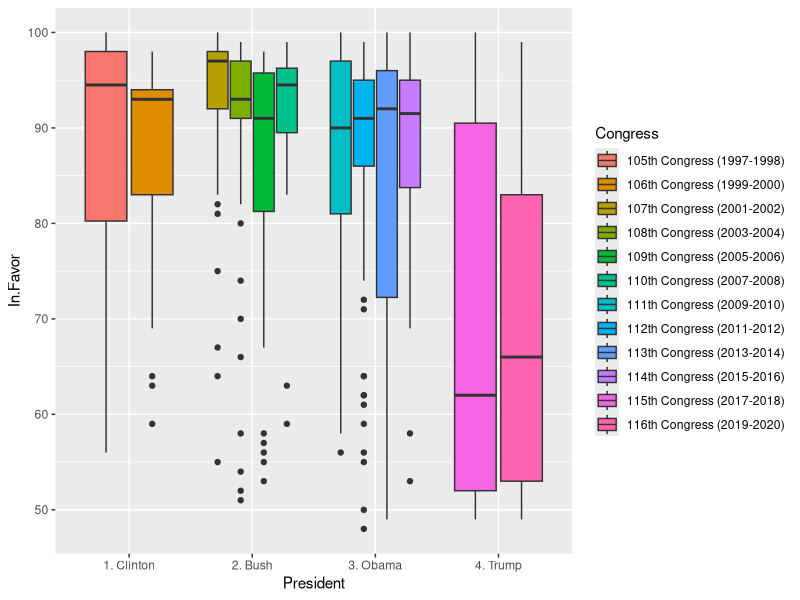
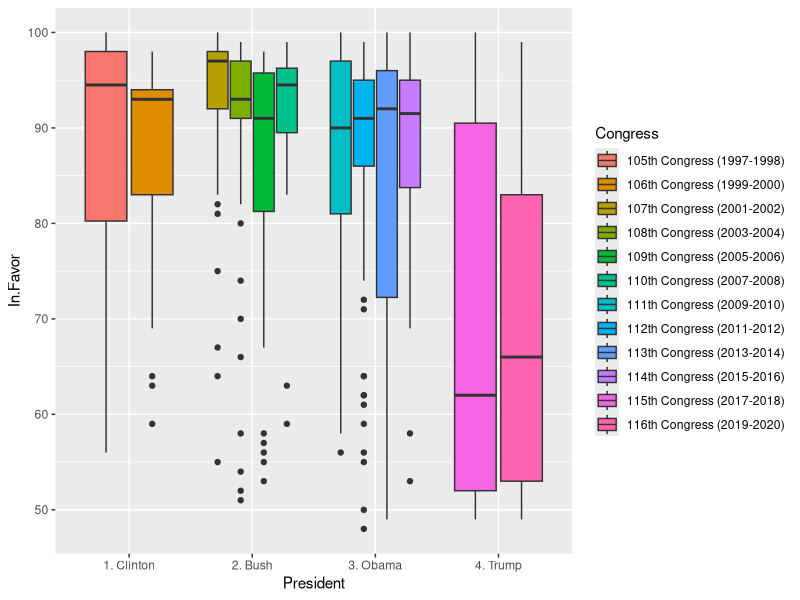
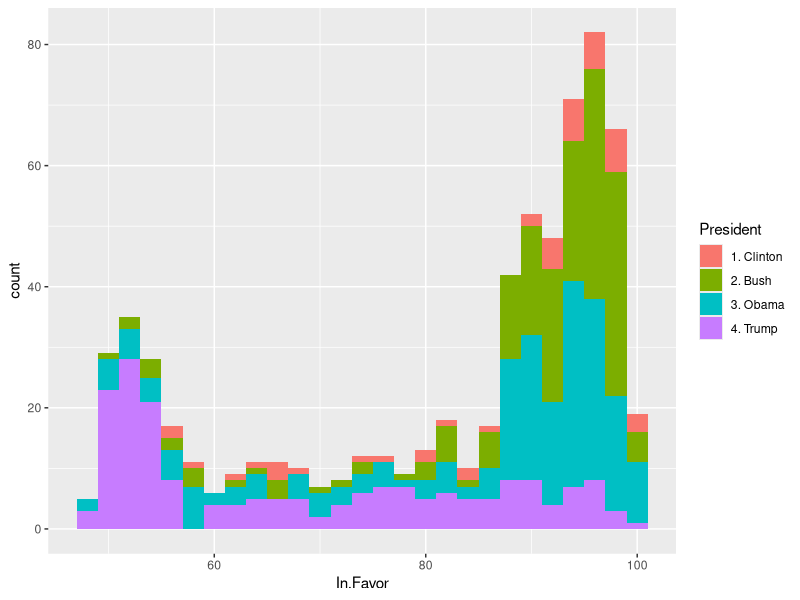
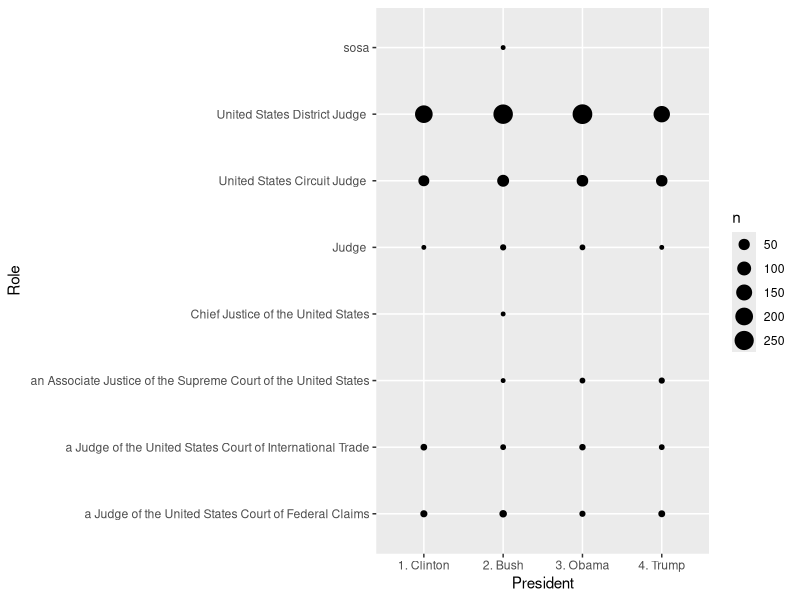

Generate these figures, in order, with R:
## ---- chunk 1
knitr::opts_chunk$set(echo = TRUE)
## ---- chunk 2

library(tidyverse)

## ---- chunk 3
judicial_appts <- read.csv("cleaned judiciary data.csv")

#glimpse(judicial_appts)

judicial_appts <- select(judicial_appts,-X, -Description, -URL, -District.Location) %>% 
  filter(grepl("Confirmed", Latest.Action))

summary(judicial_appts)
## ---- chunk 4
judicial_appts %>% 
  #filter(grepl("Confirmed", Latest.Action)) %>% 
  group_by(Congress) %>% 
  summarise(n_apts=n())

judicial_appts %>% 
  #filter(grepl("Confirmed", Latest.Action)) %>% 
  group_by(President, Role) %>%
  #group_by(Role) %>% 
  summarise(n=n())

## ---- chunk 5
judicial_appts %>% 
  group_by(President) %>% 
  ggplot() + 
  geom_boxplot(mapping=aes(y=In.Favor, x=President, fill=Congress))
## ---- chunk 6
judicial_appts %>% 
  group_by(President) %>% 
  ggplot() + 
  geom_boxplot(mapping=aes(y=In.Favor, x=President, fill=Congress))
## ---- chunk 7
judicial_appts %>% 
  filter(Congress=="111th Congress (2009-2010)") %>% 
  glimpse()

judicial_appts %>% 
  filter (In.Favor>0) %>% 
  #arrange(desc(Date.Received.From.President)) %>% 
  ggplot() + 
  geom_histogram(mapping=aes(x=In.Favor, fill=President),binwidth = 2)



## ---- chunk 8
judicial_appts %>% 
  #group_by(Role) %>% 
  ggplot() +
  geom_count(mapping = aes(y=Role, x=President))
## ---- chunk 9
judicial_appts %>% 
  select(Role) %>% 
  unique()

## ---- chunk 10
judicial_appts %>%
  group_by(President, Role) %>% 
  summarise(n=n())

## ---- chunk 11

judicial_appts %>%
  #filter(Role=="United States District Judge") %>% 
  
  group_by(Congress, Role) %>% 
  summarise(n=n())

